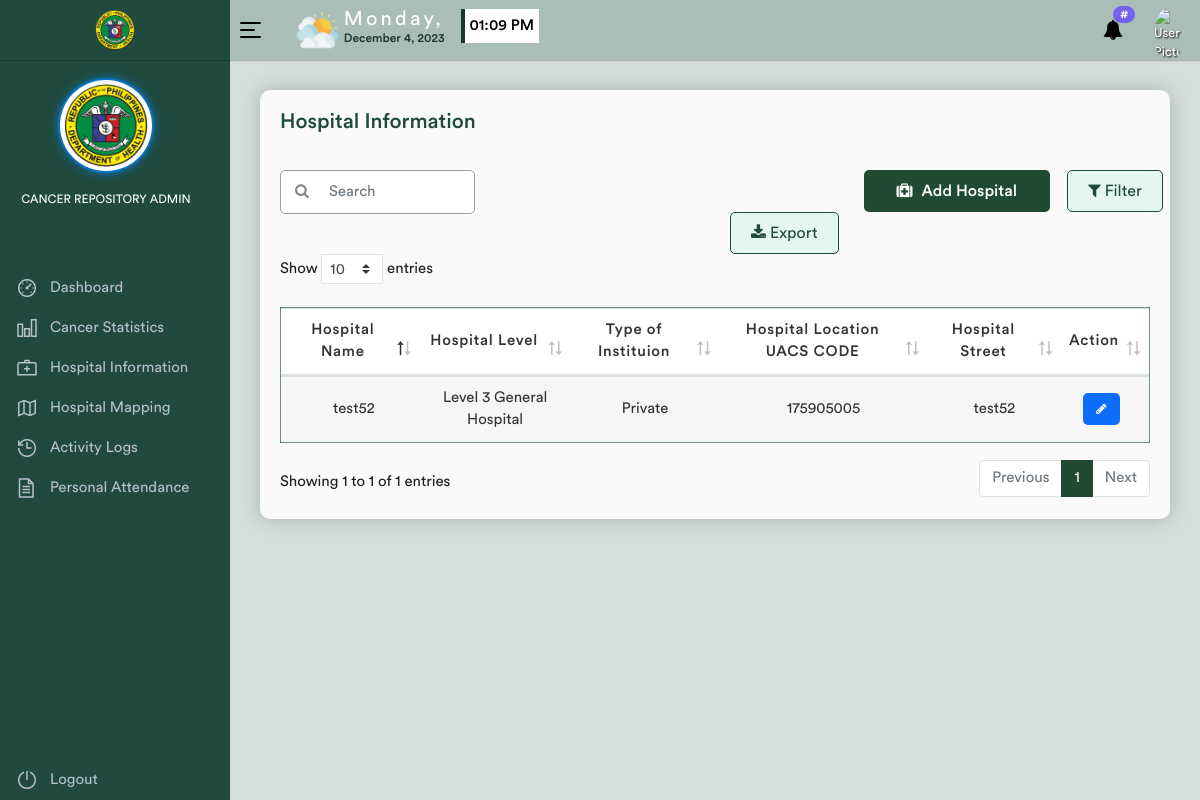
The page /hospital-information.php on the database as committed earlier.
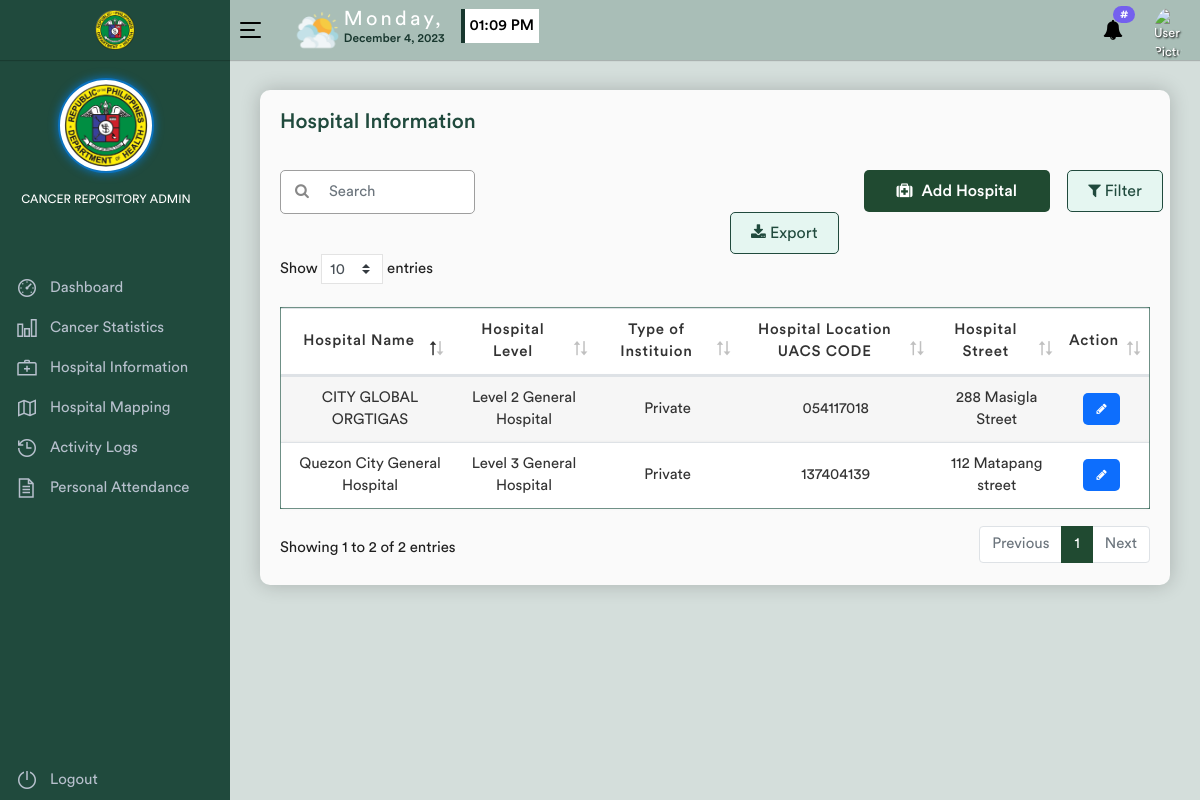
The same page on the database as committed later.
### tables this page shows
CREATE TABLE `hospital_general_information` (
  `hospital_id` int(100) NOT NULL,
  `repo_admin_id` int(11) DEFAULT NULL,
  `hospital_name` varchar(255) DEFAULT NULL,
  `hospital_level` varchar(255) DEFAULT NULL,
  `hospital_region` varchar(255) DEFAULT NULL,
  `hospital_province` varchar(255) DEFAULT NULL,
  `type_of_institution` varchar(255) DEFAULT NULL,
  `hospital_city` varchar(255) DEFAULT NULL,
  `hospital_barangay` varchar(255) DEFAULT NULL,
  `hospital_street` varchar(255) DEFAULT NULL,
  `hospital_equipments` varchar(255) DEFAULT NULL
);

### hospital-information.php (the view, shortened to what this page needs)
<!DOCTYPE html>
<html lang="en">
<head>
    <link rel="stylesheet" href="assets/css/bootstrap.min.css">
    <link rel="stylesheet" href="assets/css/font-awesome.min.css">
    <link rel="stylesheet" href="assets/css/line-awesome.min.css">
    <link rel="stylesheet" href="assets/css/dataTables.bootstrap4.min.css">
    <link rel="stylesheet" href="assets/css/select2.min.css">
    <link rel="stylesheet" href="assets/css/bootstrap-datetimepicker.min.css">
    <link rel="stylesheet" href="assets/css/style.css">
</head>
<body>
    <div class="main-wrapper">
        <?php include_once("includes/header.php"); ?>
        <?php include_once("includes/sidebar.php"); ?>
        <div class="page-wrapper">
            <div class="content container-fluid">
                <div class="body-container">
                    <div class="page-header">
                        <div class="row align-items-center">
                            <div class="col">
                                <h3 class="page-title">Hospital Information</h3>
                            </div>
                        </div>
                    </div>
                    <div class="row">
                        <div class="col-md-3">
                            <div class="search-container">
                                <i class="fa fa-search"></i>
                                <input type="text" class="form-control pl-5 search-input" placeholder="Search">
                            </div>
                        </div>
                        <div class="col-md-3">
                        </div>
                        <div class="col-md-6">
                            <div class="row">
                                <div class="col-auto ml-auto m-right">
                                    <a href="#" class="btn add-btn" data-toggle="modal" data-target="#add_hospital">
                                        <i class="fa fa-medkit"></i> Add Hospital
                                    </a>
                                </div>
                                <div class="col-auto">
                                    <button class="btn filter-btn  m-right">
                                        <i class="fa fa-filter"></i> Filter
                                    </button>
                                </div>
                                <div class="col-auto">
                                    <button class="btn export-btn">
                                        <i class="fa fa-download"></i> Export
                                    </button>
                                </div>
                            </div>
                        </div>
                    </div>
                    <div class="row">
                        <div class="col-md-12">
                            <div class="table-responsive">
                                <table class="table table-striped custom-table datatable">
                                    <thead>
                                        <tr>
                                            <th>Hospital Name</th>
                                            <th>Hospital Level</th>
                                            <th>Type of Instituion</th>
                                            <th>Hospital Location UACS CODE</th>
                                            <th>Hospital Street</th>
                                            <th class="no-sort">Action</th>
                                        </tr>
                                    </thead>
                                    <tbody>
                                        <?php
                                        $query = "SELECT hospital_name, hospital_level, type_of_institution, hospital_barangay, hospital_street FROM `hospital_general_information`";
                                        $result = mysqli_query($connection, $query);
                                        if ($result && mysqli_num_rows($result) > 0) {
                                            while ($row = mysqli_fetch_assoc($result)) {
                                                echo "<tr>";
                                                echo "<td>" . $row['hospital_name'] . "</td>";
                                                echo "<td>" . $row['hospital_level'] . "</td>";
                                                echo "<td>" . $row['type_of_institution'] . "</td>";
                                                echo "<td>" . $row['hospital_barangay'] . "</td>";
                                                echo "<td>" . $row['hospital_street'] . "</td>";
                                                echo "<td>";
                                                echo "<a href='#' data-toggle='modal' data-target='#edit_hospital' title='Edit' class='btn text-xs text-white btn-blue action-icon'><i class='fa fa-pencil'></i></a>";
                                                echo "</td>";
                                                echo "</tr>";
                                            }
                                        } else {
                                            echo "<tr><td colspan='7'>No hospitals found</td></tr>";
                                        }
                                        ?>
                                    </tbody>
                                </table>
                            </div>
                        </div>
                    </div>
                </div>
            </div>
        </div>
    </div>
</body>
</html>

### includes/header.php (shortened to what this page needs)
    <div class="header">
        <div class="header-left" id="headerLeft">
            <a href="./index.php" class="logo">
                <img src="./assets/img/pcc-logo.png" width="40" height="40" alt="PCC Logo" id="logo">
            </a>
        </div>
    <a id="toggle_btn" href="javascript:void(0);">
        <span class="bar-icon">
            <span></span>
            <span></span>
            <span></span>
        </span>
    </a>
    <div class="page-title-box">
        <div class="d-flex flex-row">
            <img class="weather-icon" src="./assets/img/clouds.png">
        </div>
        <div class="d-flex flex-column">
            <h3 id="day" class="day mb-0"></h3>
            <h4 id="date" class="date"></h4>
        </div>
        <div class="d-flex flex-row">
            <div class="d-flex flex-column align-items-end">
                <h4 id="time" class="time ml-3"></h4>
            </div>
        </div>
    </div>
    <ul class="nav user-menu">
        <li class="nav-item dropdown">
            <a href="#" class="dropdown-toggle nav-link" data-toggle="dropdown">
                <i class="fa fa-bell" style="color: #000;"></i> <span class="badge badge-pill">#</span>
            </a>
        </li>
        <li class="nav-item dropdown has-arrow main-drop">
            <div class="user-container" id="userDropdown">
                <a href="#" class="nav-link" data-toggle="dropdown">
                    <span class="user-img">
                        <img src="./profiles/myself.png ?>" alt="User Picture">
                    </span>
                </a>
            </div>
        </li>
    </ul>
</div>

### includes/sidebar.php (shortened to what this page needs)
<div class="sidebar" id="sidebar">
    <div class="sidebar-inner slimscroll">
        <div id="sidebar-menu" class="sidebar-menu">
            <ul>
                <li class="profile-block">
                    <a href="#">
                        <span class="user-img d-inline-block position-relative">
                            <img src="./profiles/pcc-logo.png" alt="User Picture" class="rounded-circle img-thumbnail neon-border">
                        </span>
                    </a>
                    <br>
                    <a href="../admin-index.php"><span class="text-white small user-role">CANCER REPOSITORY ADMIN</span></a>
                </li>
                <li class="sample-active mt-5"><a href="./index.php"><i class="la la-dashboard"></i> <span> Dashboard</span> </a></li>
                <li><a href="#"><i class="la la-bar-chart"></i><span>Cancer Statistics</span></a></li>
                <li><a href="./hospital-information.php"><i class="la la-medkit"></i><span>Hospital Information</span></a></li>
                <li><a href="#"><i class="la la-map"></i><span>Hospital Mapping</span></a></li>
                <li><a href="./activity-logs.php"><i class="la la-history"></i><span>Activity Logs</span></a></li>
                <li><a href="#"><i class="la la-file-text"></i><span>Personal Attendance</span></a></li>
                <li class="out-container">
                    <a class="out-button" href="logout.php"><i class="la la-power-off"></i><span>Logout</span></a>
                </li>
            </ul>
        </div>
    </div>
</div>

### hospital-information.php (style rules this page uses)
body { background-color: #D4DEDB; }
.body-container { background-color: #FAFAFA; padding: 20px; border-radius: 10px; box-shadow: 0 0 20px rgba(0, 0, 0, 0.2); }
table { text-align: center; border: 1px solid #285D4D; }
.page-title { font-size: 1.3rem; color: #204A3D; }
.btn-blue { background-color: #0D6EFD; }
.search-container { position: relative; }
.search-input { border: none; border-radius: 5px; width: 100%; border: 1px solid #9E9E9E; margin-bottom: 20px; }
.search-container i { position: absolute; left: 15px; top: 45%; transform: translateY(-50%); color: #888; }
.filter-btn, .export-btn { padding: 8px 20px; background-color: #E5F6F1; color: #204A3D; border: 1px solid #204A3D; }
.add-btn { border-radius: 5px; padding: 8px 2rem; }
.m-right { margin-right: -0.8rem; }

### includes/header.php (style rules this page uses)
.page-title-box { color: #18372E; display: flex; justify-content: center; align-items: center; }
.day { font-size: 20px; letter-spacing: 0.2rem; }
.date { font-size: 12px; }
.time { font-size: 15px; color: black; background-color: white; padding: 8px 5px; border-left: 4px solid #18372E; }
.header-left { background-color: #204A3D; }
.user-img { display: flex; flex-direction: column; align-items: center; }
.user-img img, .user-img span { margin: 0; width: 1.2rem; }
.user-container .nav-link { color: white; text-shadow: 1px 1px 2px black; font-size: 0.8rem; }
.weather-icon { width: 3.3rem; }
.bar-icon span { background-color: #000; }
.header-left { display: flex; justify-content: center; align-items: center; }

### includes/sidebar.php (style rules this page uses)
.neon-border { border: 2px solid #0B72BD; box-shadow: 0 0 10px #0B72BD; }
.user-img img { width: 6rem; height: auto; }
.profile-block { margin: 0 0 0 -2rem; display: flex; flex-direction: column; align-items: center; }
.user-role { margin-top: -1.5rem; }
.out-container .out-button { position: fixed; bottom: 0; left: 0; }

Rows that differ between the two databases and show on the page:
removed hospital_general_information: hospital_name "test52", hospital_level "Level 3 General Hospital", type_of_institution "Private", hospital_barangay "175905005", hospital_street "test52"
added hospital_general_information: hospital_name "CITY GLOBAL ORGTIGAS", hospital_level "Level 2 General Hospital", type_of_institution "Private", hospital_barangay "054117018", hospital_street "288 Masigla Street"
added hospital_general_information: hospital_name "Quezon City General Hospital", hospital_level "Level 3 General Hospital", type_of_institution "Private", hospital_barangay "137404139", hospital_street "112 Matapang street"
Other text that changed with them:
text written by a page script: "Show entries Showing 1 to 1 of 1 entries Previous 1 Next" → "Show entries Showing 1 to 2 of 2 entries Previous 1 Next"
